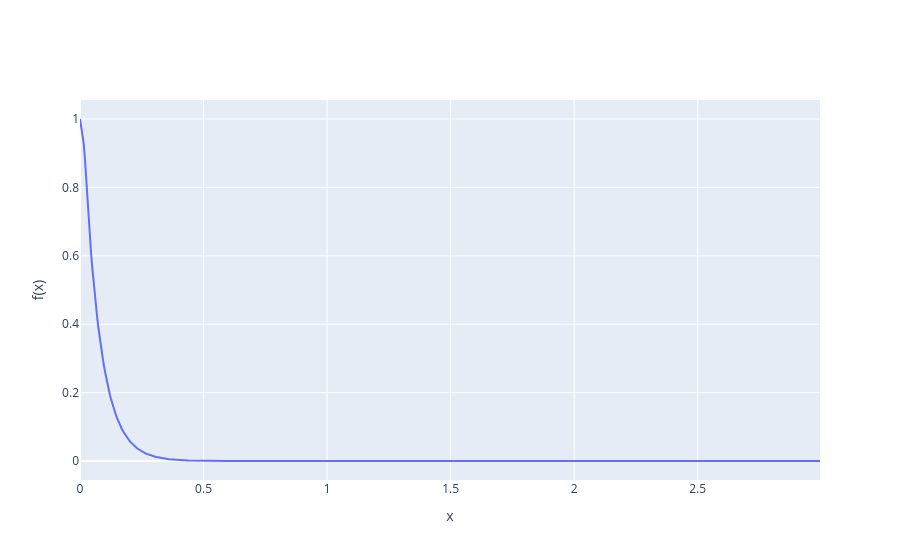

The notebook cell this image was saved under:
### Markdown cell above
2. метод Гира 4-го порядка
$$25y_{i+1}-48y_{i}+36y_{i-1}-16y_{i-2}+3y_{i-3}=12hf(t_{i+1}, y_{i+1}).$$

### Code cell
hi = 0.005
x, y = Gear(hi,0, N = int(3/hi), dydx=dydx,SOL=SOL, lamb=-15,function_count=1)
trace1 = go.Scatter(x=x, y=y[0], name="approximate")
graph([trace1])

### Figure 1 — Plotly figure (JSON) as saved in the notebook; plotly's stock layout.template omitted (floating-point values rounded to 4 significant figures; data arrays with more than 128 entries replaced by an {"elided": "..."} marker saying what was removed)
{"data": [{"name": "approximate", "type": "scatter", "x": {"elided": "600 float values"}, "y": {"elided": "600 float values"}}], "layout": {"title": {"text": ""}, "xaxis": {"title": {"text": "x"}}, "yaxis": {"title": {"text": "f(x)"}}}}
